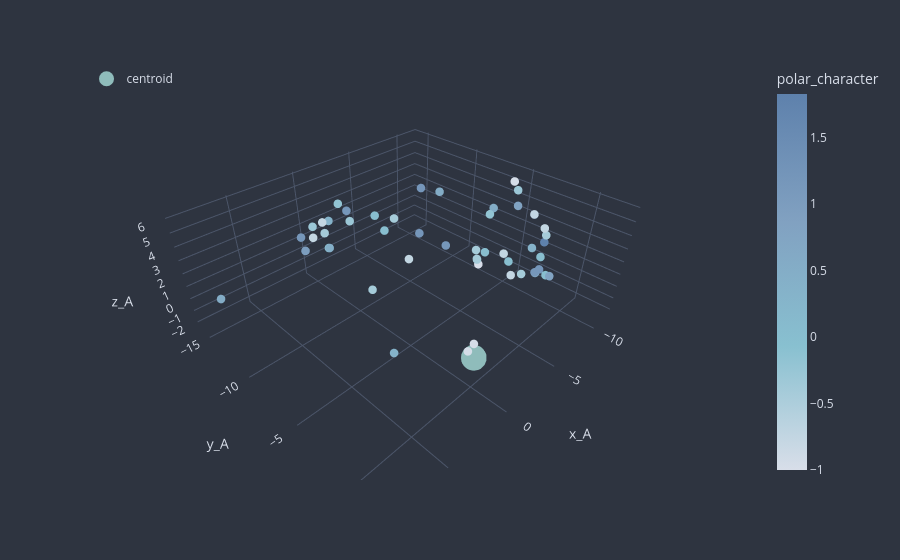

Source (notebook cell):
### Markdown cell above
Now that we have generated a "nanopocket" for a given smiles and its data is saved, we can visualize the generated protein binding pocket with the following cell / module.

### Code cell
from nano_maker.pocketwatcher import PocketWatcher

visualizer = PocketWatcher(naanoeng_config=naanoeng_config, pocket_config=pocketwatcher_config)
visualizer.ingest_file(pocket_filepath="test_drug")
visualizer.visualize_pocket(identifier="polar_character")
# the identifier parameter allows users to distinguish the pocket's amino acids from each other either by plain cosmetic or by their biochemical properties. These are actually "summaries" of many features from the feature vectors engineered for NAAnoBot.

# purely cosmetic identifier settings
# [1] 'skeleton' -> just shows amino acids as white
# [2] 'color_code' -> color codes amino acids
# biochemical property identifier settings
# [3] 'polar_character' -> summary metric of AA's electrical environment, greater = polar
# [4] 'hydrophobicity' -> greater = hydrophobic, lower = hydrophilic
# [5] 'flexibility' -> composite metric of AA's flexibility, greater = more freedom, lower = restricted
# [6] 'steric_accessibility' -> AA's size, weight, and exposed surface, greater = larger / more exposed

### Figure 1 — Plotly figure (JSON) as saved in the notebook; plotly's stock layout.template omitted (floating-point values rounded to 4 significant figures)
{"data": [{"customdata": [["Q"], ["D"], ["Y"], ["C"], ["W"], ["N"], ["W"], ["T"], ["N"], ["C"], ["A"], ["G"], ["P"], ["G"], ["D"], ["C"], ["L"], ["S"], ["A"], ["G"], ["M"], ["N"], ["M"], ["G"], ["G"], ["A"], ["A"], ["F"], ["A"], ["V"], ["A"], ["D"], ["N"], ["G"], ["H"], ["S"], ["T"], ["G"], ["K"], ["A"], ["M"], ["S"], ["V"], ["H"], ["D"], ["Y"], ["S"], ["A"], ["T"], ["L"], ["L"]], "hovertemplate": "x_A=%{x}<br>y_A=%{y}<br>z_A=%{z}<br>ID=%{customdata[0]}<br>polar_character=%{marker.color}<extra></extra>", "legendgroup": "", "marker": {"color": [1.0, 0.55, -0.18, -0.29, -0.77, 1.18, -0.77, 0.32, 1.18, -0.29, -0.41, 0.0, 0.46, 0.0, 0.55, -0.29, -0.97, 1.2, -0.41, 0.0, -0.74, 1.18, -0.74, 0.0, 0.0, -0.41, -0.41, -1.0, -0.41, -0.76, -0.41, 0.55, 1.18, 0.0, 0.82, 1.2, 0.32, 0.0, 1.83, -0.41, -0.74, 1.2, -0.76, 0.82, 0.55, -0.18, 1.2, -0.41, 0.32, -0.97, -0.97], "coloraxis": "coloraxis", "symbol": "circle", "size": 5}, "mode": "markers", "name": "", "scene": "scene", "showlegend": false, "x": [0.173, 8.298, -2.128, 0.2286, 0.3466, 1.476, -0.2917, -0.7959, -2.219, -2.557, -0.4124, -0.65, -0.5776, -4.114, -8.073, -11.26, -10.69, -6.395, -4.987, -4.222, -5.864, -8.135, -10.79, -10.83, -9.867, -9.447, -9.497, -9.543, -9.514, -10.79, -11.08, -11.4, -11.32, -11.47, -11.45, -11.22, -10.93, -11.05, -10.83, -10.55, -10.06, -9.165, -8.648, -7.257, -6.109, -5.278, -1.496, 3.446, 5.315, 3.482, 0.1374], "y": [-15.92, -12.87, -14.49, -14.48, -14.39, -14.13, -14.0, -13.96, -13.67, -13.82, -14.03, -14.05, -13.84, -12.82, -10.07, -5.5, -5.52, -10.35, -11.68, -11.92, -11.01, -9.265, -5.71, -5.222, -6.793, -7.337, -7.198, -7.064, -7.231, -4.832, -4.125, -3.168, -3.169, -2.33, -2.009, -2.792, -3.505, -2.774, -2.572, -2.381, -2.324, -2.762, -2.476, -2.908, -3.903, -3.558, -5.809, -4.494, -0.9089, 2.061, 0.021], "z": [-0.0297, 1.665, 3.595, 2.673, 1.859, 2.481, 3.008, 2.943, 3.311, 2.265, 2.073, 0.7072, 0.8343, 2.503, 4.015, 4.617, 5.476, 4.791, 2.37, 1.571, -1.308, -0.2934, -0.6266, -1.133, -0.5717, -0.4317, -1.263, -1.663, -1.23, -2.207, -1.882, -1.458, -1.364, -1.274, -1.19, -0.8561, 0.8249, 0.33, 1.778, 2.549, 3.321, 4.559, 4.887, 5.859, 5.768, 5.787, 5.108, 4.281, 3.42, 4.315, 1.162], "type": "scatter3d"}, {"marker": {"color": "#8fbcbb", "size": 15, "symbol": "circle"}, "mode": "markers", "name": "centroid", "x": [0.0], "y": [0.0], "z": [0.0], "type": "scatter3d"}], "layout": {"scene": {"domain": {"x": [0.0, 1.0], "y": [0.0, 1.0]}, "xaxis": {"title": {"text": "x_A"}, "gridcolor": "#4c566a", "zerolinecolor": "#4c566a", "backgroundcolor": "#2e3440", "color": "#d8dee9"}, "yaxis": {"title": {"text": "y_A"}, "gridcolor": "#4c566a", "zerolinecolor": "#4c566a", "backgroundcolor": "#2e3440", "color": "#d8dee9"}, "zaxis": {"title": {"text": "z_A"}, "gridcolor": "#4c566a", "zerolinecolor": "#4c566a", "backgroundcolor": "#2e3440", "color": "#d8dee9"}, "bgcolor": "#2e3440"}, "coloraxis": {"colorbar": {"title": {"text": "polar_character", "font": {"color": "#d8dee9"}}, "tickfont": {"color": "#d8dee9"}, "x": 1.05, "xanchor": "left"}, "colorscale": [[0.0, "#d8dee9"], [0.33, "#88c0d0"], [0.66, "#81a1c1"], [1.0, "#5e81ac"]], "autocolorscale": false}, "legend": {"tracegroupgap": 0, "font": {"size": 12, "color": "#d8dee9"}, "title": {"font": {"color": "#d8dee9"}}, "x": 0.01, "y": 0.99, "xanchor": "left", "yanchor": "top"}, "margin": {"t": 60}, "paper_bgcolor": "#2e3440"}}
